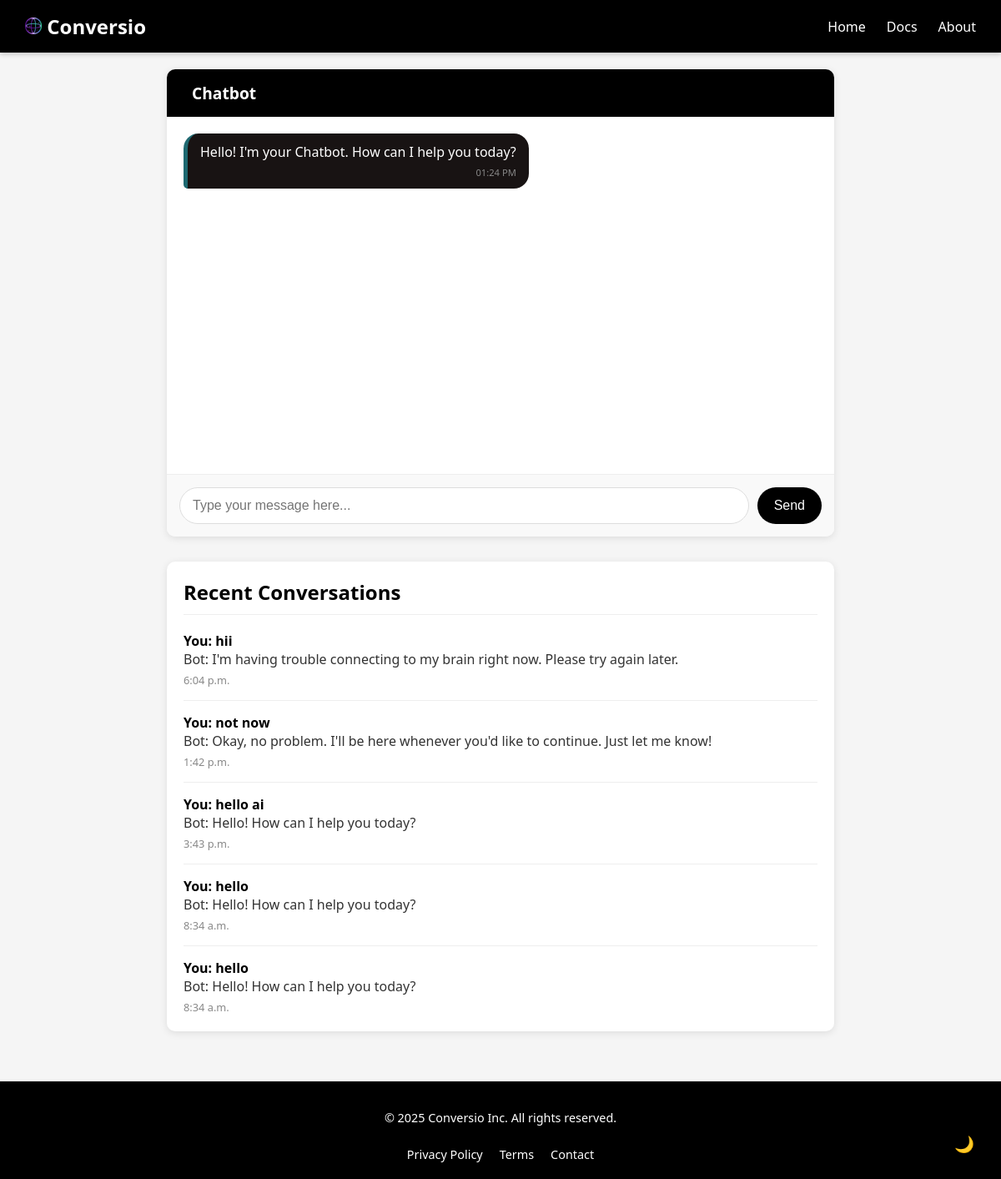
The page / on the database its author committed.
### chatbot/models.py (models this page shows, shortened)
class ChatMessage(models.Model):
    user_message = models.TextField()
    bot_response = models.TextField()
    timestamp = models.DateTimeField(default=timezone.now)

### chatbot/views.py (the view)
# urls.py: path('', views.home, name='home'),
def home(request):
    chat_history = ChatMessage.objects.all().order_by('-timestamp')[:5]
    return render(request, 'chatbot/home.html', {'chat_history': chat_history})

### chatbot/templates/chatbot/home.html (shortened to what this page needs)
<!DOCTYPE html>
<html lang="en">
<head>
    {% load static %}
    <link rel="stylesheet" href="{% static 'chatbot/css/style.css' %}">
    <link rel="stylesheet" href="//cdnjs.cloudflare.com/ajax/libs/highlight.js/11.9.0/styles/github-dark.min.css">
</head>
<body>
  <div class="theme-wrapper" id="themeWrapper">
    <nav class="navbar">
    <div class="navbar-logo"><img src="{% static 'image/logo.png' %}" alt="" width="20px"> Conversio</div>
    <ul class="navbar-links">
        <li><a href="#">Home</a></li>
        <li><a href="#">Docs</a></li>
        <li><a href="#">About</a></li>
    </ul>
</nav>
    <div class="container">
        <div class="chat-container">
            <div class="chat-header">
                <div>Chatbot</div>
            </div>
            <div class="chat-messages" id="chatMessages">
                <div class="message bot-message" id="initialMessage">
                    Hello! I'm your Chatbot. How can I help you today?
                </div>
            </div>
            <div class="chat-input">
                <form id="chatForm">
                   <input type="text" name="user_message" id="userMessage" placeholder="Type your message here..." required>
                   <button type="submit" class="btn-56">Send</button>
                </form>
            </div>
        </div>
        <div class="chat-history">
            <h2>Recent Conversations</h2>
            {% if chat_history %}
                {% for chat in chat_history %}
                <div class="history-item">
                    <div class="history-user">You: {{ chat.user_message }}</div>
                    <div class="history-bot">Bot: {{ chat.bot_response }}</div>
                    <div class="history-timestamp">{{ chat.timestamp|date:"g:i a" }}</div>
                </div>
                {% endfor %}
            {% else %}
                <p>No recent conversations.</p>
            {% endif %}
        </div>
    </div>
    <footer class="chatbot-footer">
    <div class="footer-content">
        <p>© 2025 Conversio Inc. All rights reserved.</p>
        <ul class="footer-links">
            <li><a href="#">Privacy Policy</a></li>
            <li><a href="#">Terms</a></li>
            <li><a href="#">Contact</a></li>
        </ul>
    </div>
  </div>
  <button id="darkModeToggle" class="dark-toggle">🌙</button>
</body>
<link rel="stylesheet" href="//cdnjs.cloudflare.com/ajax/libs/highlight.js/11.9.0/styles/github-dark.min.css">
</body>
</html>

### chatbot/static/chatbot/css/style.css (style rules this page uses)
body { font-family: 'Segoe UI', Tahoma, Geneva, Verdana, sans-serif; margin: 0; padding: 0; background-color: #f5f5f5; color: #333; }
.container { max-width: 800px; margin: 0 auto; padding: 20px; }
.chat-container { background-color: white; border-radius: 10px; box-shadow: 0 2px 10px rgba(0, 0, 0, 0.1); overflow: hidden; display: flex; flex-direction: column; height: 70vh; }
#chatMessages { max-height: 400px; overflow-y: auto; }
.chat-header { background-color: black; color: white; padding: 15px 20px; font-size: 1.2rem; font-weight: bold; display: flex; align-items: center; }
.chat-messages { flex: 1; padding: 20px; overflow-y: auto; display: flex; flex-direction: column; }
.message { margin-bottom: 15px; max-width: 70%; padding: 10px 15px; border-radius: 18px; position: relative; line-height: 1.5; }
.bot-message { align-self: flex-start; background-color: #181313; color: white; border-bottom-left-radius: 5px; border-left: 5px solid #1e6971; }
.chat-input { display: flex; padding: 15px; background-color: #f9f9f9; border-top: 1px solid #eee; }
.chat-input form { display: flex; width: 100%; }
.chat-input input { flex: 1; padding: 12px 15px; border: 1px solid #ddd; border-radius: 25px; font-size: 1rem; outline: none; }
.chat-input button { background-color: black; color: white; border: none; border-radius: 25px; padding: 12px 20px; margin-left: 10px; cursor: pointer; font-size: 1rem; transition: background-color 0.3s; }
.chat-history { margin-top: 30px; background-color: white; border-radius: 10px; box-shadow: 0 2px 10px rgba(0, 0, 0, 0.1); padding: 20px; }
.chat-history h2 { color: black; margin-top: 0; border-bottom: 1px solid #eee; padding-bottom: 10px; }
.history-item { margin-bottom: 15px; padding-bottom: 15px; border-bottom: 1px solid #eee; }
.history-item:last-child { border-bottom: none; margin-bottom: 0; padding-bottom: 0; }
.history-user { font-weight: bold; color: black; }
.history-bot { color: #333; }
.history-timestamp { font-size: 0.8rem; color: #888; margin-top: 5px; }
.navbar { background-color: #000; color: #fff; padding: 15px 30px; display: flex; justify-content: space-between; align-items: center; font-family: 'Segoe UI', Tahoma, Geneva, Verdana, sans-serif; box-shadow: 0 2px 6px rgba(0, 0, 0, 0.2); position: sticky; top: 0; z-index: 1000; }
.navbar-logo { font-size: 1.5rem; font-weight: bold; color: white; }
.navbar-links { list-style: none; display: flex; gap: 25px; margin: 0; padding: 0; }
.navbar-links li a { color: white; text-decoration: none; font-weight: 500; font-size: 1rem; transition: color 0.3s; }
.chatbot-footer { background-color: #000; color: #fff; padding: 20px 30px; font-size: 0.9rem; margin-top: 40px; }
.footer-content { display: flex; flex-direction: column; align-items: center; text-align: center; }
.footer-links { list-style: none; display: flex; gap: 20px; margin: 10px 0 0; padding: 0; flex-wrap: wrap; }
.footer-links li a { color: #fff; text-decoration: none; transition: color 0.3s; }
.dark-toggle { position: fixed; bottom: 20px; right: 20px; background-color: #000; color: #fff; border: none; padding: 10px 12px; border-radius: 50%; font-size: 1.2rem; cursor: pointer; z-index: 999; box-shadow: 0 2px 6px rgba(0,0,0,0.3); }

### rows shown on the page
ChatMessage: user_message "hii", bot_response "I'm having trouble connecting to my brain right now. Please try again later.", timestamp "6:04 p.m."
ChatMessage: user_message "not now", bot_response "Okay, no problem. I'll be here whenever you'd like to continue. Just let me know!", timestamp "1:42 p.m."
ChatMessage: user_message "hello ai", bot_response "Hello! How can I help you today?", timestamp "3:43 p.m."
ChatMessage: user_message "hello", bot_response "Hello! How can I help you today?", timestamp "8:34 a.m."
ChatMessage: user_message "hello", bot_response "Hello! How can I help you today?", timestamp "8:34 a.m."
